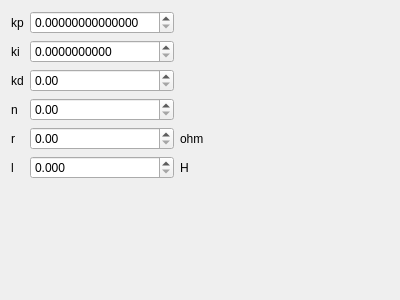
<?xml version="1.0" encoding="UTF-8"?>
<ui version="4.0">
 <class>simulationView7</class>
 <widget class="QWidget" name="simulationView7">
  <property name="geometry">
   <rect>
    <x>0</x>
    <y>0</y>
    <width>400</width>
    <height>300</height>
   </rect>
  </property>
  <property name="windowTitle">
   <string>Form</string>
  </property>
  <layout class="QGridLayout" name="gridLayout_2">
   <item row="0" column="0">
    <layout class="QGridLayout" name="gridLayout">
     <item row="0" column="1">
      <widget class="QLabel" name="label">
       <property name="text">
        <string>kp</string>
       </property>
      </widget>
     </item>
     <item row="0" column="2">
      <widget class="QDoubleSpinBox" name="kp">
       <property name="decimals">
        <number>14</number>
       </property>
       <property name="maximum">
        <double>999999.000000000000000</double>
       </property>
      </widget>
     </item>
     <item row="6" column="2">
      <spacer name="verticalSpacer">
       <property name="orientation">
        <enum>Qt::Vertical</enum>
       </property>
       <property name="sizeHint" stdset="0">
        <size>
         <width>20</width>
         <height>40</height>
        </size>
       </property>
      </spacer>
     </item>
     <item row="1" column="1">
      <widget class="QLabel" name="label_3">
       <property name="text">
        <string>ki</string>
       </property>
      </widget>
     </item>
     <item row="2" column="1">
      <widget class="QLabel" name="label_4">
       <property name="text">
        <string>kd</string>
       </property>
      </widget>
     </item>
     <item row="1" column="2">
      <widget class="QDoubleSpinBox" name="ki">
       <property name="decimals">
        <number>10</number>
       </property>
       <property name="maximum">
        <double>999999.000000000000000</double>
       </property>
      </widget>
     </item>
     <item row="4" column="1">
      <widget class="QLabel" name="label_6">
       <property name="text">
        <string>r</string>
       </property>
      </widget>
     </item>
     <item row="3" column="1">
      <widget class="QLabel" name="label_5">
       <property name="text">
        <string>n</string>
       </property>
      </widget>
     </item>
     <item row="5" column="1">
      <widget class="QLabel" name="label_7">
       <property name="text">
        <string>l</string>
       </property>
      </widget>
     </item>
     <item row="2" column="2">
      <widget class="QDoubleSpinBox" name="kd">
       <property name="maximum">
        <double>999999.000000000000000</double>
       </property>
      </widget>
     </item>
     <item row="3" column="2">
      <widget class="QDoubleSpinBox" name="n">
       <property name="maximum">
        <double>999999.000000000000000</double>
       </property>
      </widget>
     </item>
     <item row="4" column="2">
      <widget class="QDoubleSpinBox" name="r">
       <property name="maximum">
        <double>999999.000000000000000</double>
       </property>
      </widget>
     </item>
     <item row="5" column="2">
      <widget class="QDoubleSpinBox" name="l">
       <property name="decimals">
        <number>3</number>
       </property>
       <property name="maximum">
        <double>999999.000000000000000</double>
       </property>
      </widget>
     </item>
     <item row="4" column="3">
      <widget class="QLabel" name="label_2">
       <property name="text">
        <string>ohm</string>
       </property>
      </widget>
     </item>
     <item row="5" column="3">
      <widget class="QLabel" name="label_8">
       <property name="text">
        <string>H</string>
       </property>
      </widget>
     </item>
    </layout>
   </item>
   <item row="0" column="1">
    <spacer name="horizontalSpacer">
     <property name="orientation">
      <enum>Qt::Horizontal</enum>
     </property>
     <property name="sizeHint" stdset="0">
      <size>
       <width>40</width>
       <height>20</height>
      </size>
     </property>
    </spacer>
   </item>
  </layout>
 </widget>
 <resources/>
 <connections/>
</ui>
